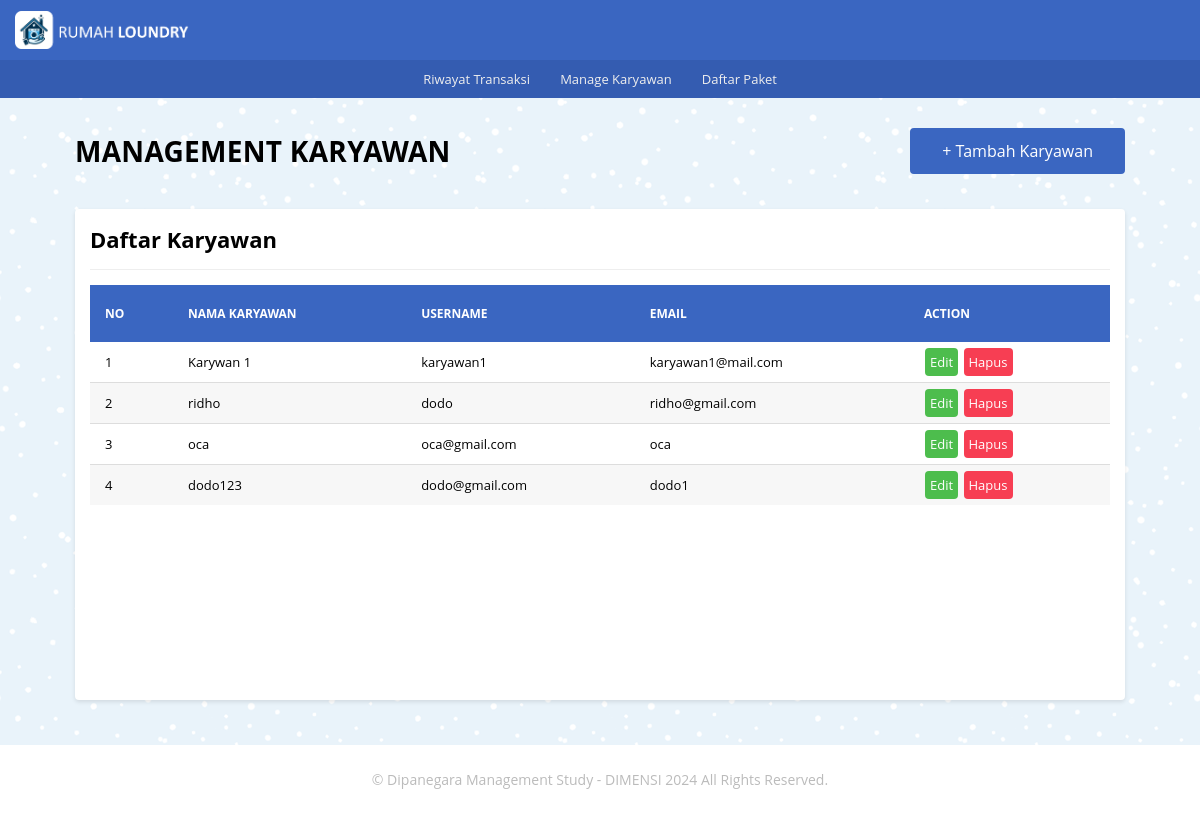
Screenshot of /karyawan/karyawan.php with the database file from the repository.
### tables this page shows
CREATE TABLE `master` (
  `id_user` int NOT NULL,
  `nama` varchar(100) NOT NULL,
  `email` varchar(100) NOT NULL,
  `username` varchar(20) NOT NULL,
  `password` varchar(255) NOT NULL,
  `level` varchar(20) DEFAULT NULL
);

### _functions.php (called while the page is built, shortened)
<?php
$host	= 'localhost';
$user = 'root';
$pass	= '';
$db	= 'laundry_app';
$koneksi = mysqli_connect($host,$user,$pass,$db);
function query($query){
	global $koneksi;
	$result = mysqli_query($koneksi, $query);
	$rows = [];
	while ($row = mysqli_fetch_assoc($result)) {
		$rows[] = $row;
	}
	return $rows;
}
function url($url = null){
	$url_utama = "http://localhost/rumah_laundry";
	if ($url != null) {
		return $url_utama . '/' . $url;
	}else{
		return $url_utama;
	}
}

### karyawan/karyawan.php (the view)
<?php
	require_once('../_header.php');
	$data_karyawan = query('SELECT * FROM master LIMIT 20 OFFSET 1');
?>
	<div id="karyawan" class="main-content">
		<div class="container">
			<div class="baris">
				<div class="selamat-datang">
					<div class="col-header">
						<h2 class="judul-md">Management Karyawan</h2>
					</div>
					<div class="col-header txt-right">
						<a href="<?=url('karyawan/tambah.php')?>" class="btn-lg bg-primary">+ Tambah Karyawan</a>
					</div>
				</div>
			</div>
			<div class="baris">
				<div class="col">
					<div class="card">
						<div class="card-title card-flex">
							<div class="card-col">
								<h2>Daftar Karyawan</h2>
							</div>
						</div>
						<div class="card-body">
							<div class="tabel-kontainer">
								<table class="tabel-transaksi">
									<thead>
										<tr>
											<th class="sticky">No</th>
											<th class="sticky">Nama Karyawan</th>
											<th class="sticky">Username</th>
											<th class="sticky">Email</th>
											<th class="sticky">Action</th>
										</tr>
									</thead>
									<tbody>
										<?php $no = 1; ?>
										<?php foreach($data_karyawan as $karyawan) : ?>
											<tr>
												<td><?= $no ?></td>
												<td><?= $karyawan['nama'] ?></td>
												<td><?= $karyawan['username'] ?></td>
												<td><?= $karyawan['email'] ?></td>
												<td>
													<a href="<?=url('karyawan/edit.php')?>?id_user=<?=$karyawan['id_user']?>" class="btn btn-edit">Edit</a>
													<a href="<?=url('karyawan/hapus.php')?>?id_user=<?=$karyawan['id_user']?>" onclick="return confirm('Yakin akan menghapus?');"  class="btn btn-hapus">Hapus</a>
												</td>
											</tr>
											<?php $no++ ?>
										<?php endforeach; ?>
									</tbody>
								</table>
							</div>
						</div>
					</div>
				</div>
			</div>
		</div>
	</div>
<?php require_once('../_footer.php'); ?>

### _assets/css/style.css (style rules this page uses)
* { margin: 0; padding: 0; box-sizing: border-box; }
html,body { width: 100%; max-width: 100%; position: relative; font-family: 'Open sans', sans-serif; display: flex; flex-direction: column; background-image: url(../img/blue-snow.png); overflow-x: hidden; }
.txt-right { text-align: right; }
h2 { font-size: 22px; }
.main-content { display: flex; flex-direction: column; }
.container { display: flex; flex-direction: column; width: 1080px; max-width: 100%; margin: auto; padding: 0 15px; min-height: 20px; }
.baris { position: relative; margin: 0 -15px; display: flex; flex-direction: row; flex-wrap: wrap; }
.selamat-datang { width: 100%; display: flex; flex-direction: row; flex-wrap: wrap; align-items: center; justify-content: space-between; padding: 0 15px; margin: 30px 0 20px 0; }
.selamat-datang .col-header { flex: 1; }
.selamat-datang .col-header .judul-md { font-size: 28px; text-transform: uppercase; letter-spacing: .3px; }
.selamat-datang .col-header a { display: inline-block; color: #fff; text-decoration: none; }
.btn-lg { padding: 10px 30px; border-radius: 4px; }
.bg-primary { border: 2px solid #3a66c1; color: #ffffff; background-color: #3a66c1; }
.col { flex: 1; }
.card { background-color: #fff; margin: 15px; padding: 15px; border-radius: 4px; box-shadow: 0 2px 4px rgba(0,0,0,0.10); }
.card-body { position: relative; }
.card-title { padding-bottom: 15px; margin-bottom: 15px; border-bottom: 1px solid #eeeeee; }
.card-flex { display: flex; flex-direction: row; align-items: center; justify-content: space-between; }
.card-col { flex: 1; }
.tabel-kontainer { display: block; width: 100%; height: 400px; position: relative; overflow-x: auto; overflow-y: auto; }
.tabel-transaksi { border: 0; border-collapse: collapse; width: 100%; }
.tabel-transaksi thead { color: #ffffff; }
.tabel-transaksi thead th { text-transform: uppercase; font-size: 12px; text-align: left; padding: 20px 15px; background-color: #3a66c1; }
.sticky { position: sticky; top: 0; }
.tabel-transaksi tbody tr { border-bottom: 1px solid #dddddd; }
.tabel-transaksi tbody tr:nth-child(even) { background-color: #f7f7f7; }
.tabel-transaksi tbody tr:last-child { border-bottom: 0; }
.tabel-transaksi tbody tr td { padding: 5px 15px; font-size: 13px; }
.btn { display: inline-block; text-decoration: none; padding: 5px; margin: 1px; border-radius: 4px; }
.btn-edit { background-color: #4dbd4d; color: #ffffff; }
.btn-hapus { background-color: #f73e53; color: #ffffff; }

### rows the page displays
master: nama "Karywan 1", username "karyawan1", email "karyawan1@mail.com"
master: nama "ridho", username "dodo", email "ridho@gmail.com"
master: nama "oca", username "oca@gmail.com", email "oca"
master: nama "dodo123", username "dodo@gmail.com", email "dodo1"
